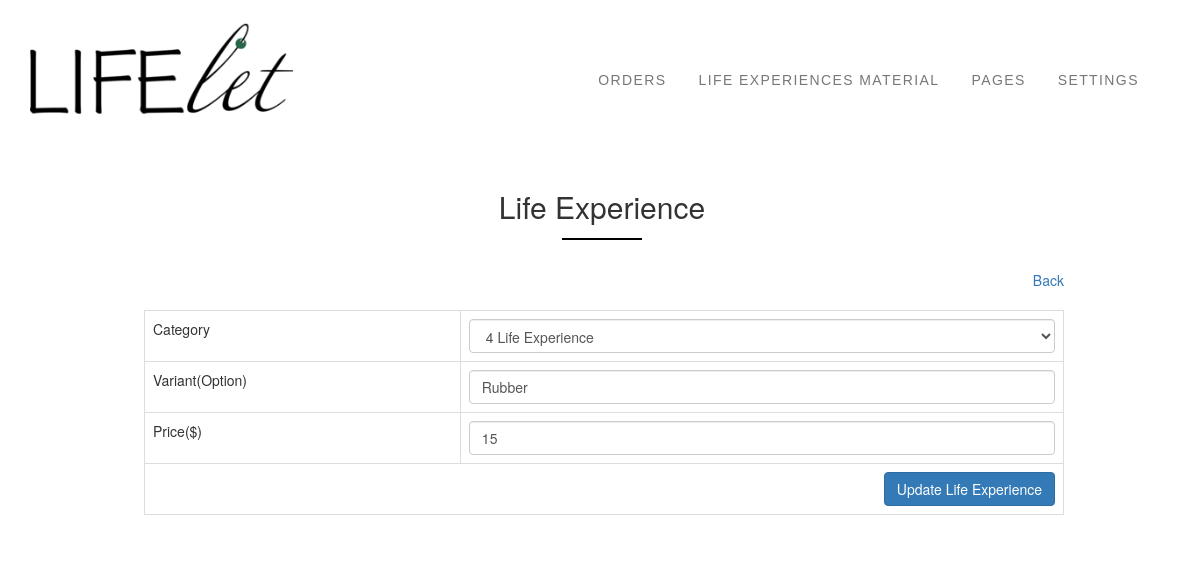
The app's page /admin/life_exp_edit.php?edit=8 with its own data.
### tables this page shows
CREATE TABLE IF NOT EXISTS `life_exp` (
  `le_id` int(11) NOT NULL AUTO_INCREMENT,
  `le_category` varchar(12) NOT NULL,
  `le_option` varchar(255) NOT NULL,
  `le_price` varchar(25) NOT NULL,
  `le_date` datetime NOT NULL,
  PRIMARY KEY (`le_id`)
);

### includes/db.php (called while the page is built, shortened)
<?php
$path='/live/';
require_once('functions.php');

### includes/functions.php (called while the page is built, shortened)
<?php
function encode($str){
	return trim(stripslashes($str));
}
?>

### admin/life_exp_edit.php (the view, shortened to what this page needs)
<?php
require_once('header.php');
$id=$_GET['edit'];
$sql="SELECT * FROM life_exp WHERE le_id =".$id;
$result=$con->query($sql);
$row=$result->fetch_assoc();
$category=encode($row['le_category']);
$option=encode($row['le_option']);
$price=encode($row['le_price']);
?>
<div class="kd-content">
  <section class="kd-pagesection">
    <div class="container">
      <div class="row">
        <center>
          <div class="col-md-12">
            <div class="kd-rich-editor">
              <center>
                <h2 class="title_text"> Life Experience</h2>
                <div class="underline_small"></div>
              </center>
            </div>
            <br>
            <div class="col-md-10 text-right">
              <a href="<?php echo $path?>admin/life_exp_listing.php">Back</a>
            </div>
            <div class="col-md-12"></div>
            <div class="col-md-10 mobile_tab">
			<div class="table-responsive">
                <form action="" method="post">
            	<table class="table table-bordered">
                    <tr>
                    	<td>Category</td>
                        <td>
                        	<select name="category" required="required" class="form-control">
                            	<option value="4" <?php echo ($category == '4')?'selected':''?>>4 Life Experience</option>
                            </select>
                        </td>
                    </tr>
                    <tr>
                    	<td>Variant(Option)</td>
                        <td><input type="text" name="variant" required="required" class="form-control" spellcheck="false" value="<?php echo $option?>" /></td>
                    </tr>
                    <tr>
                    	<td>Price($)</td>
                        <td><input type="text" name="price" required="required" class="form-control" spellcheck="false" value="<?php echo $price?>" /></td>
                    </tr>
                    <tr align="right">
                    	<td colspan="2"><input type="submit" name="submit" value="Update Life Experience" class="btn btn-primary" /></td>
                    </tr>
                </table>
                </form>
			</div>
            </div>
          </div>
        </center>
      </div>
    </div>
  </section>
</div>
<?php require_once('footer.php')?>

### style1.css (style rules this page uses)
* { margin: 0px; padding: 0px; }
[class*="col-md-"] { float: none !important; display: inline-block; margin: 0px -4px 0px 0px; vertical-align: top; }
.underline_small { padding-bottom: 2px; height:1px; background:black; margin-top:15px; margin-bottom:10px; width:80px; }
.table > thead > tr > th, .table > tbody > tr > th, .table > tfoot > tr > th, .table > thead > tr > td, .table > tbody > tr > td, .table > tfoot > tr > td { border-top:0px !important; }
.kd-content { float: left; width: 100%; padding: 30px 0px 0px 0px; }
.kd-rich-editor h2 { margin-bottom: 3px; }

### records on screen
life_exp: category "4 Life Experience", variant "Rubber", price "15"
